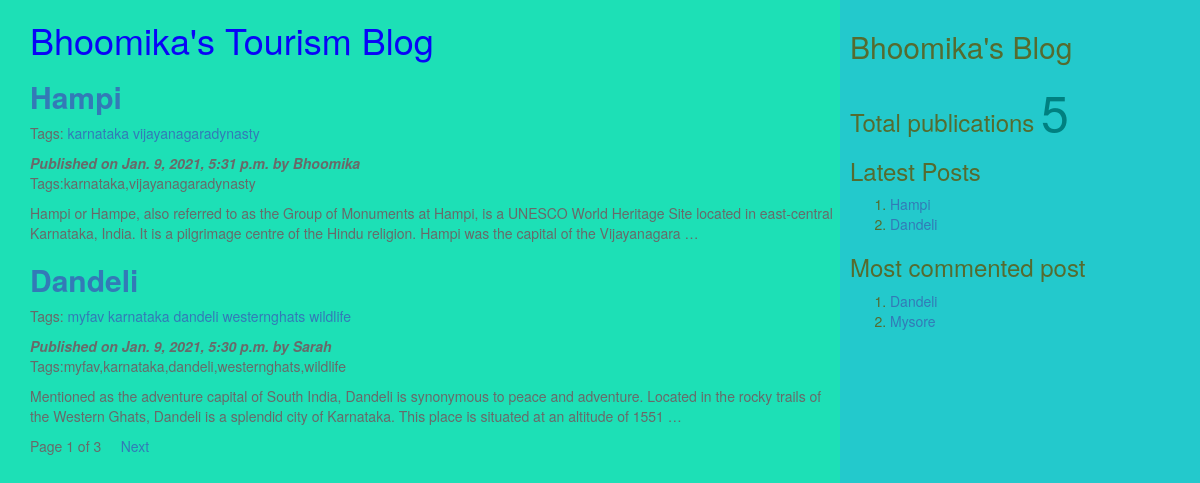
The page / on the database its author committed.
### myApp/models.py (models this page shows, shortened)
class Post(models.Model):
    tags=TaggableManager()
    STATUS_CHOICE=(('draft','Draft'),('published','Published'))
    title=models.CharField(max_length=200)
    slug=models.SlugField(max_length=50,unique_for_date='publish')
    author=models.ForeignKey(User,related_name='blog_posts',on_delete=models.CASCADE)
    body=models.TextField()
    publish=models.DateTimeField(default=timezone.now)
    created=models.DateTimeField(auto_now_add=True)
    updates=models.DateTimeField(auto_now=True)
    status=models.CharField(max_length=20,choices=STATUS_CHOICE,default='draft')
    objects=CustomManager()
    class Meta:
        ordering=('-publish',)
    def get_absolute_url(self):
        return reverse('post_detail',args=[self.publish.year,self.publish.strftime('%m'),self.publish.strftime('%d'),self.slug])

### myApp/views.py (the view)
# urls.py: url(r'^$',views.post_list_view),
def post_list_view(request,tag_slug=None):
    post_list=Post.objects.all()
    tag=None
    if tag_slug:
        tag=get_object_or_404(Tag,slug=tag_slug) #provided slug
        post_list=post_list.filter(tags__in=[tag])
    paginator=Paginator(post_list,2) #step1
    page_number=request.GET.get('page') #step2
    try:
        post_list=paginator.page(page_number) #step2
    except PageNotAnInteger:
        post_list=paginator.page(1) #step3
    except EmptyPage:
        post_list=paginator.page(paginator.num_pages) #step4
    d={'post_list':post_list,'tag':tag}
    return render(request,'myApp/post_list.html',d)

### myApp/models.py (called while the page is built)
    def get_queryset(self):
        return super().get_queryset().filter(status='published')

### myApp/templatetags/mytags.py (called while the page is built)
@register.simple_tag
def total_posts():
    return Post.objects.count()

@register.inclusion_tag('myApp/latest_post.html')
def show_latest_posts(count=3):
    latest_posts=Post.objects.order_by('-publish')[:count]
    return {'latest_posts':latest_posts}

@register.simple_tag
def get_most_commented_posts(count=2):
    return Post.objects.annotate(total_comments=Count('comments')).order_by('-total_comments')[:count]

### templates/myApp/post_list.html (shortened to what this page needs)
<html>
    {%extends 'myApp/parent.html'%}
        {%block content_block%}
        <h1 style="color:0905f7">Bhoomika's Tourism Blog</h1>
        {%for post in post_list%}
        <a href="{{post.get_absolute_url}}"><h2><b>{{post.title}}</b></h2></a>
        <p>Tags:
            {%for t in post.tags.all%}
            <a href="{%url "post_list_by_tag_name" t.slug%}">{{t.name}}</a>
            {%endfor%}
        </p>
        <i><b>Published on {{post.publish}} by {{post.author|title}}</body></b></i>
        <p>Tags:{{post.tags.all|join:','}}</p>
        {{post.body|truncatewords:40|linebreaks}}
        {%endfor%}
        {%include 'myApp/pagination.html' with page=post_list%}
        {%endblock%}

### templates/myApp/parent.html (shortened to what this page needs)
<html>
{%load mytags%}
    <head>
        <link rel="stylesheet" href="https://maxcdn.bootstrapcdn.com/bootstrap/3.3.7/css/bootstrap.min.css">
    </head>
    <body>
        <div class="content" style="width:70%;float:left;background-color:1de0b6;color:dimgrey;height:300%;padding:0 0 0 30px">
            {%block content_block%}
            {%endblock%}
        <div class="sidebar" style="width:30%;float:right;background-color:23c9cc;color:darkolivegreen;height:300%;padding:10px">
            <h2>Bhoomika's Blog</h2>
            <h3>Total publications
                <span style="color:teal;font-size:50px">
                    {%total_posts%}</span>
                    <h3>Latest Posts</h3>
                    {% show_latest_posts 2 %}
                    <h3>Most commented post</h3>
                    {% get_most_commented_posts as m%}
                    <ol>
                        {%for post in m%}
                        <li><a href="{{post.get_absolute_url}}">{{post.title}}</a></li>
                        {%endfor%}
                    </ol>
            </h3>
        </div>
    </body>
</html>

### templates/myApp/pagination.html (shortened to what this page needs)
<!DOCTYPE html>
<html lang="en" dir="ltr">
    <body>
        <div class="paginator">
        <span>Page {{page.number}} of {{page.paginator.num_pages}}</span> &nbsp &nbsp
        {%if page.has_next%}
        <a href="?page={{page.next_page_number}}">Next</a> &nbsp &nbsp
        {%endif%}
        </div>
    </body>
</html>

### templates/myApp/latest_post.html
<!DOCTYPE html>
<html lang="en" dir="ltr">
<body>
    <ol>
    {%for post in latest_posts%}
    <li><a href="{{post.get_absolute_url}}">{{post.title}}</a></li>
    {%endfor%}
    </ol>
</body>
</html>

### rows shown on the page
Post: title "Hampi", publish "Jan. 9, 2021, 5:31 p.m.", author "Bhoomika", tags.all "karnataka,vijayanagaradynasty", body "Hampi or Hampe, also referred to as the Group of Monuments at Hampi, is a UNESCO World Heritage Site located in east-central Karnataka, India. It is a pilgrimage centre of the Hindu religion. Hampi was the capital of the Vijayanagara …"
Tag: name "karnataka"
Tag: name "vijayanagaradynasty"
Post: title "Dandeli", publish "Jan. 9, 2021, 5:30 p.m.", author "Sarah", tags.all "myfav,karnataka,dandeli,westernghats,wildlife", body "Mentioned as the adventure capital of South India, Dandeli is synonymous to peace and adventure. Located in the rocky trails of the Western Ghats, Dandeli is a splendid city of Karnataka. This place is situated at an altitude of 1551 …"
Tag: name "myfav"
Tag: name "dandeli"
Tag: name "westernghats"
Tag: name "wildlife"
Post: title "Mysore"

### other values the page prints
{{ page.number }} "1"
{{ page.paginator.num_pages }} "3"
